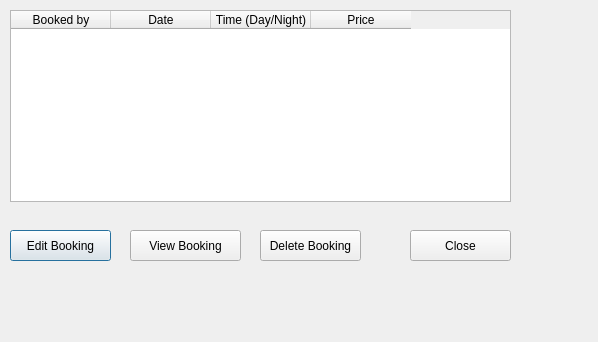
<?xml version="1.0" encoding="UTF-8"?>
<ui version="4.0">
 <class>Dialog</class>
 <widget class="QDialog" name="Dialog">
  <property name="geometry">
   <rect>
    <x>0</x>
    <y>0</y>
    <width>598</width>
    <height>342</height>
   </rect>
  </property>
  <property name="windowTitle">
   <string>Dialog</string>
  </property>
  <widget class="QTableWidget" name="bookings_table">
   <property name="geometry">
    <rect>
     <x>10</x>
     <y>10</y>
     <width>501</width>
     <height>192</height>
    </rect>
   </property>
   <column>
    <property name="text">
     <string>Booked by</string>
    </property>
   </column>
   <column>
    <property name="text">
     <string>Date</string>
    </property>
   </column>
   <column>
    <property name="text">
     <string>Time (Day/Night)</string>
    </property>
   </column>
   <column>
    <property name="text">
     <string>Price</string>
    </property>
   </column>
  </widget>
  <widget class="QPushButton" name="edit_booking">
   <property name="geometry">
    <rect>
     <x>10</x>
     <y>230</y>
     <width>101</width>
     <height>31</height>
    </rect>
   </property>
   <property name="text">
    <string>Edit Booking</string>
   </property>
  </widget>
  <widget class="QPushButton" name="view_booking">
   <property name="geometry">
    <rect>
     <x>130</x>
     <y>230</y>
     <width>111</width>
     <height>31</height>
    </rect>
   </property>
   <property name="text">
    <string>View Booking</string>
   </property>
  </widget>
  <widget class="QPushButton" name="close_view_bookings">
   <property name="geometry">
    <rect>
     <x>410</x>
     <y>230</y>
     <width>101</width>
     <height>31</height>
    </rect>
   </property>
   <property name="text">
    <string>Close</string>
   </property>
  </widget>
  <widget class="QPushButton" name="deletebooking">
   <property name="geometry">
    <rect>
     <x>260</x>
     <y>230</y>
     <width>101</width>
     <height>31</height>
    </rect>
   </property>
   <property name="text">
    <string>Delete Booking</string>
   </property>
  </widget>
 </widget>
 <resources/>
 <connections/>
</ui>
